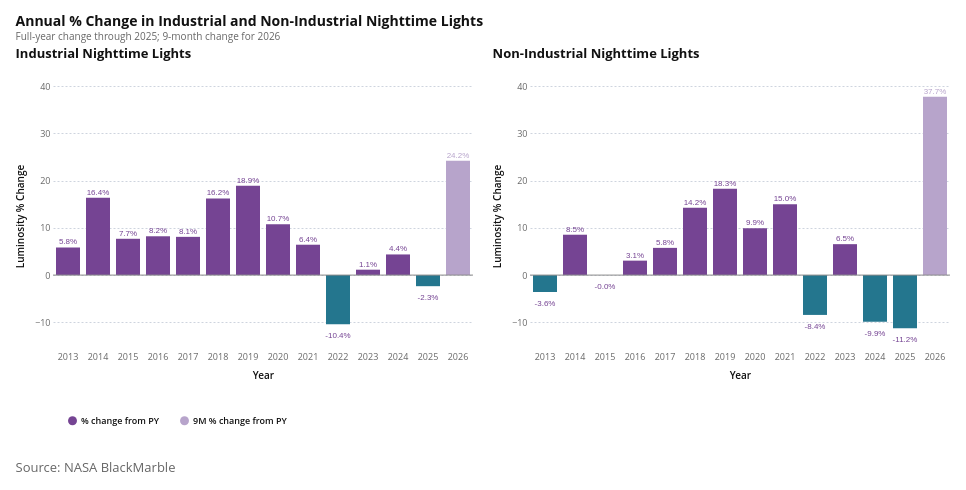

Notebook source saved alongside this figure:
### Markdown cell above
### 2.2 Percentage Change in Industrial vs Non-Industrial Areas

### Code cell
# Fig 2.2: Percentage Change in Industrial vs Non-Industrial Areas
REPORT_MAX_MONTH = max_month
ntl_corrected_report = prepare_ntl_corrected(ntl_monthly_adm0, REPORT_MAX_MONTH)
annual_ind_report = prepare_annual_yoy_with_partial(
    ntl_annual_adm0, ntl_corrected_report, "ntl_ind_5km_sum"
)
annual_noind_report = prepare_annual_yoy_with_partial(
    ntl_annual_adm0, ntl_corrected_report, "ntl_noind_5km_sum"
)


def annual_pct_chart_data(df, zone):
    full = (
        df[["year", "pct_change_full_year"]]
        .dropna()
        .query("year < @current_year")
        .rename(columns={"pct_change_full_year": "pct_change"})
        .assign(zone=zone, series="% change from PY")
    )
    partial = (
        df.loc[df["year"].eq(current_year), ["year", "pct_change_9months"]]
        .dropna()
        .rename(columns={"pct_change_9months": "pct_change"})
        .assign(zone=zone, series=f"{REPORT_MAX_MONTH}M % change from PY")
    )
    return pd.concat([full, partial], ignore_index=True).assign(
        label=lambda d: d["pct_change"].map(lambda v: f"{v:.1f}%"),
        sign=lambda d: np.where(d["pct_change"] >= 0, "increase", "decrease"),
    )


annual_industrial_chart_data = pd.concat(
    [
        annual_pct_chart_data(annual_ind_report, "Industrial Nighttime Lights"),
        annual_pct_chart_data(annual_noind_report, "Non-Industrial Nighttime Lights"),
    ],
    ignore_index=True,
)
write_ntl_sheet(annual_industrial_chart_data, "fig_2_2_ind_nonind_yoy")

annual_base = alt.Chart(annual_industrial_chart_data).encode(
    x=alt.X("year:O", title="Year", axis=alt.Axis(labelFontSize=9, titleFontSize=10)),
    y=alt.Y(
        "pct_change:Q",
        title="Luminosity % Change",
        axis=alt.Axis(labelFontSize=9, titleFontSize=10, grid=True, gridDash=[2, 2]),
    ),
    color=alt.Color(
        "series:N",
        title="",
        scale=alt.Scale(
            domain=["% change from PY", f"{REPORT_MAX_MONTH}M % change from PY"],
            range=["#754493", "#B7A4CB"],
        ),
        legend=alt.Legend(labelFontSize=9, symbolSize=80),
    ),
    tooltip=[
        alt.Tooltip("zone:N", title="Series"),
        alt.Tooltip("year:O", title="Year"),
        alt.Tooltip("series:N", title="Measure"),
        alt.Tooltip("pct_change:Q", format="+.1f", title="% Change"),
    ],
)

bars = annual_base.mark_bar().encode(
    color=alt.condition(
        alt.datum.pct_change < 0,
        alt.value("#24768E"),
        alt.Color(
            "series:N",
            scale=alt.Scale(
                domain=["% change from PY", f"{REPORT_MAX_MONTH}M % change from PY"],
                range=["#754493", "#B7A4CB"],
            ),
            legend=alt.Legend(labelFontSize=9, symbolSize=80),
        ),
    )
)
labels = annual_base.mark_text(
    fontSize=8, color="#666666", dy=alt.expr("datum.pct_change >= 0 ? -5 : 12")
).encode(text="label:N")
zero = (
    alt.Chart(pd.DataFrame({"zero": [0]})).mark_rule(color="#8A8A8A").encode(y="zero:Q")
)

ind_chart = (
    bars.transform_filter(alt.datum.zone == "Industrial Nighttime Lights")
    + labels.transform_filter(alt.datum.zone == "Industrial Nighttime Lights")
    + zero
).properties(
    width=420,
    height=260,
    title=alt.TitleParams(
        text="Industrial Nighttime Lights", fontSize=13, anchor="start"
    ),
)
noind_chart = (
    bars.transform_filter(alt.datum.zone == "Non-Industrial Nighttime Lights")
    + labels.transform_filter(alt.datum.zone == "Non-Industrial Nighttime Lights")
    + zero
).properties(
    width=420,
    height=260,
    title=alt.TitleParams(
        text="Non-Industrial Nighttime Lights", fontSize=13, anchor="start"
    ),
)

chart = (
    alt.hconcat(ind_chart, noind_chart)
    .resolve_scale(y="shared")
    .properties(
        title=alt.TitleParams(
            text="Annual % Change in Industrial and Non-Industrial Nighttime Lights",
            subtitle=f"Full-year change through {prev_year}; {REPORT_MAX_MONTH}-month change for {current_year}",
            fontSize=14,
            subtitleFontSize=10,
            anchor="start",
            offset=6,
        )
    )
)
chart = az.add_caption(chart, "Source: NASA BlackMarble")
chart.save(NTL_REPORT_DIR / "fig-2-2-industrial-nonindustrial-yoy.png", scale_factor=3)
chart

### Figure 1 — Vega-Lite specification as saved in the notebook (floating-point values rounded to 4 significant figures)
{"config": {"background": "white", "padding": 15, "mark": {"tooltip": true}, "point": {"filled": true, "size": 60, "stroke": "white", "strokeWidth": 1}, "circle": {"filled": true, "stroke": "white", "strokeWidth": 1}, "square": {"filled": true, "stroke": "white", "strokeWidth": 1}, "line": {"strokeWidth": 4, "strokeCap": "round", "strokeJoin": "round"}, "bar": {"cornerRadiusEnd": 0}, "area": {"opacity": 0.7}, "arc": {"stroke": "white", "strokeWidth": 1}, "rect": {"stroke": "#8A969F", "strokeWidth": 0.5}, "geoshape": {"stroke": "#666666", "strokeWidth": 0.3, "strokeJoin": "round", "strokeCap": "round"}, "title": {"font": "Open Sans, sans-serif", "fontSize": 18, "fontWeight": 700, "lineHeight": 22, "color": "#111111", "anchor": "start", "offset": 21, "subtitleFont": "Open Sans, sans-serif", "subtitleFontSize": 15, "subtitleFontWeight": 400, "subtitleLineHeight": 18, "subtitleColor": "#666666", "subtitlePadding": 3}, "axis": {"domain": false, "grid": true, "gridColor": "#CED4DE", "gridDash": [4, 2], "gridWidth": 1, "labelFont": "Open Sans, sans-serif", "labelFontSize": 13, "labelFontWeight": 400, "labelColor": "#666666", "labelPadding": 3, "tickColor": "#CED4DE", "tickSize": 5, "tickCount": 5, "titleFont": "Open Sans, sans-serif", "titleFontSize": 13, "titleFontWeight": 600, "titleColor": "#111111", "titlePadding": 9}, "axisX": {"grid": false, "tickSize": 0, "labelAngle": 0}, "axisY": {"domain": false, "ticks": false, "gridColor": "#CED4DE", "gridDash": [4, 2], "gridWidth": 1}, "axisQuantitative": {"tickCount": 5}, "axisBand": {"labelPadding": 6, "tickSize": 0}, "axisTemporal": {"grid": false}, "legend": {"labelFont": "Open Sans, sans-serif", "labelFontSize": 13, "labelFontWeight": 600, "labelColor": "#111111", "titleFont": "Open Sans, sans-serif", "titleFontSize": 13, "titleFontWeight": 600, "titleColor": "#111111", "titlePadding": 3, "symbolSize": 196, "symbolStrokeWidth": 0, "padding": 15, "offset": 21, "columnPadding": 21, "orient": "bottom", "labelLimit": 200, "titleLimit": 200}, "view": {"stroke": null, "continuousWidth": 600, "continuousHeight": 400}, "range": {"category": ["#34A7F2", "#FF9800", "#664AB6", "#4EC2C0", "#F3578E", "#081079", "#0C7C68", "#AA0000", "#DDDA21"], "diverging": ["#920000", "#BD6126", "#E3A763", "#EFEFEF", "#80BDE7", "#3587C3", "#025288"], "heatmap": ["#E3F6FD", "#75CCEC", "#089BD4", "#0169A1", "#023B6F"], "ordinal": ["#E3F6FD", "#75CCEC", "#089BD4", "#0169A1", "#023B6F"], "ramp": ["#E3F6FD", "#75CCEC", "#089BD4", "#0169A1", "#023B6F"]}, "scale": {"bandPaddingInner": 0.2, "bandPaddingOuter": 0.1, "pointPadding": 0.5}, "header": {"labelFont": "Open Sans, sans-serif", "labelFontSize": 13, "labelFontWeight": 600, "labelColor": "#111111", "titleFont": "Open Sans, sans-serif", "titleFontSize": 15, "titleFontWeight": 600, "titleColor": "#111111"}, "concat": {"spacing": 18}, "facet": {"spacing": 18}, "selection": {"point": {"on": "click", "clear": "dblclick"}, "interval": {"mark": {"fill": "#0071BC", "fillOpacity": 0.15, "stroke": "#0071BC", "strokeWidth": 1}}}}, "vconcat": [{"hconcat": [{"layer": [{"mark": {"type": "bar"}, "encoding": {"color": {"condition": {"test": "(datum.pct_change < 0)", "value": "#24768E"}, "field": "series", "legend": {"labelFontSize": 9, "symbolSize": 80}, "scale": {"domain": ["% change from PY", "9M % change from PY"], "range": ["#754493", "#B7A4CB"]}, "type": "nominal"}, "tooltip": [{"field": "zone", "title": "Series", "type": "nominal"}, {"field": "year", "title": "Year", "type": "ordinal"}, {"field": "series", "title": "Measure", "type": "nominal"}, {"field": "pct_change", "format": "+.1f", "title": "% Change", "type": "quantitative"}], "x": {"axis": {"labelFontSize": 9, "titleFontSize": 10}, "field": "year", "title": "Year", "type": "ordinal"}, "y": {"axis": {"grid": true, "gridDash": [2, 2], "labelFontSize": 9, "titleFontSize": 10}, "field": "pct_change", "title": "Luminosity % Change", "type": "quantitative"}}, "transform": [{"filter": "(datum.zone === 'Industrial Nighttime Lights')"}]}, {"mark": {"type": "text", "color": "#666666", "dy": {"expr": "datum.pct_change >= 0 ? -5 : 12"}, "fontSize": 8}, "encoding": {"color": {"field": "series", "legend": {"labelFontSize": 9, "symbolSize": 80}, "scale": {"domain": ["% change from PY", "9M % change from PY"], "range": ["#754493", "#B7A4CB"]}, "title": "", "type": "nominal"}, "text": {"field": "label", "type": "nominal"}, "tooltip": [{"field": "zone", "title": "Series", "type": "nominal"}, {"field": "year", "title": "Year", "type": "ordinal"}, {"field": "series", "title": "Measure", "type": "nominal"}, {"field": "pct_change", "format": "+.1f", "title": "% Change", "type": "quantitative"}], "x": {"axis": {"labelFontSize": 9, "titleFontSize": 10}, "field": "year", "title": "Year", "type": "ordinal"}, "y": {"axis": {"grid": true, "gridDash": [2, 2], "labelFontSize": 9, "titleFontSize": 10}, "field": "pct_change", "title": "Luminosity % Change", "type": "quantitative"}}, "transform": [{"filter": "(datum.zone === 'Industrial Nighttime Lights')"}]}, {"data": {"name": "data-42990c68f268a11fa16682fcd3437a6f"}, "mark": {"type": "rule", "color": "#8A8A8A"}, "encoding": {"y": {"field": "zero", "type": "quantitative"}}}], "height": 260, "title": {"text": "Industrial Nighttime Lights", "anchor": "start", "fontSize": 13}, "width": 420}, {"layer": [{"mark": {"type": "bar"}, "encoding": {"color": {"condition": {"test": "(datum.pct_change < 0)", "value": "#24768E"}, "field": "series", "legend": {"labelFontSize": 9, "symbolSize": 80}, "scale": {"domain": ["% change from PY", "9M % change from PY"], "range": ["#754493", "#B7A4CB"]}, "type": "nominal"}, "tooltip": [{"field": "zone", "title": "Series", "type": "nominal"}, {"field": "year", "title": "Year", "type": "ordinal"}, {"field": "series", "title": "Measure", "type": "nominal"}, {"field": "pct_change", "format": "+.1f", "title": "% Change", "type": "quantitative"}], "x": {"axis": {"labelFontSize": 9, "titleFontSize": 10}, "field": "year", "title": "Year", "type": "ordinal"}, "y": {"axis": {"grid": true, "gridDash": [2, 2], "labelFontSize": 9, "titleFontSize": 10}, "field": "pct_change", "title": "Luminosity % Change", "type": "quantitative"}}, "transform": [{"filter": "(datum.zone === 'Non-Industrial Nighttime Lights')"}]}, {"mark": {"type": "text", "color": "#666666", "dy": {"expr": "datum.pct_change >= 0 ? -5 : 12"}, "fontSize": 8}, "encoding": {"color": {"field": "series", "legend": {"labelFontSize": 9, "symbolSize": 80}, "scale": {"domain": ["% change from PY", "9M % change from PY"], "range": ["#754493", "#B7A4CB"]}, "title": "", "type": "nominal"}, "text": {"field": "label", "type": "nominal"}, "tooltip": [{"field": "zone", "title": "Series", "type": "nominal"}, {"field": "year", "title": "Year", "type": "ordinal"}, {"field": "series", "title": "Measure", "type": "nominal"}, {"field": "pct_change", "format": "+.1f", "title": "% Change", "type": "quantitative"}], "x": {"axis": {"labelFontSize": 9, "titleFontSize": 10}, "field": "year", "title": "Year", "type": "ordinal"}, "y": {"axis": {"grid": true, "gridDash": [2, 2], "labelFontSize": 9, "titleFontSize": 10}, "field": "pct_change", "title": "Luminosity % Change", "type": "quantitative"}}, "transform": [{"filter": "(datum.zone === 'Non-Industrial Nighttime Lights')"}]}, {"data": {"name": "data-42990c68f268a11fa16682fcd3437a6f"}, "mark": {"type": "rule", "color": "#8A8A8A"}, "encoding": {"y": {"field": "zero", "type": "quantitative"}}}], "height": 260, "title": {"text": "Non-Industrial Nighttime Lights", "anchor": "start", "fontSize": 13}, "width": 420}], "resolve": {"scale": {"y": "shared"}}, "title": {"text": "Annual % Change in Industrial and Non-Industrial Nighttime Lights", "anchor": "start", "fontSize": 14, "offset": 6, "subtitle": "Full-year change through 2025; 9-month change for 2026", "subtitleFontSize": 10}}], "data": {"name": "data-1944f14b0752cf086be4aa2e4bd0b047"}, "title": {"text": "Source: NASA BlackMarble", "anchor": "start", "color": "#666666", "font": "Open Sans, sans-serif", "fontSize": 13, "fontWeight": 400, "lineHeight": 20, "offset": 21, "orient": "bottom"}, "$schema": "https://vega.github.io/schema/vega-lite/v6.1.0.json", "datasets": {"data-1944f14b0752cf086be4aa2e4bd0b047": [{"year": 2013, "pct_change": 5.837, "zone": "Industrial Nighttime Lights", "series": "% change from PY", "label": "5.8%", "sign": "increase"}, {"year": 2014, "pct_change": 16.37, "zone": "Industrial Nighttime Lights", "series": "% change from PY", "label": "16.4%", "sign": "increase"}, {"year": 2015, "pct_change": 7.682, "zone": "Industrial Nighttime Lights", "series": "% change from PY", "label": "7.7%", "sign": "increase"}, {"year": 2016, "pct_change": 8.211, "zone": "Industrial Nighttime Lights", "series": "% change from PY", "label": "8.2%", "sign": "increase"}, {"year": 2017, "pct_change": 8.088, "zone": "Industrial Nighttime Lights", "series": "% change from PY", "label": "8.1%", "sign": "increase"}, {"year": 2018, "pct_change": 16.22, "zone": "Industrial Nighttime Lights", "series": "% change from PY", "label": "16.2%", "sign": "increase"}, {"year": 2019, "pct_change": 18.92, "zone": "Industrial Nighttime Lights", "series": "% change from PY", "label": "18.9%", "sign": "increase"}, {"year": 2020, "pct_change": 10.75, "zone": "Industrial Nighttime Lights", "series": "% change from PY", "label": "10.7%", "sign": "increase"}, {"year": 2021, "pct_change": 6.425, "zone": "Industrial Nighttime Lights", "series": "% change from PY", "label": "6.4%", "sign": "increase"}, {"year": 2022, "pct_change": -10.39, "zone": "Industrial Nighttime Lights", "series": "% change from PY", "label": "-10.4%", "sign": "decrease"}, {"year": 2023, "pct_change": 1.142, "zone": "Industrial Nighttime Lights", "series": "% change from PY", "label": "1.1%", "sign": "increase"}, {"year": 2024, "pct_change": 4.367, "zone": "Industrial Nighttime Lights", "series": "% change from PY", "label": "4.4%", "sign": "increase"}, {"year": 2025, "pct_change": -2.347, "zone": "Industrial Nighttime Lights", "series": "% change from PY", "label": "-2.3%", "sign": "decrease"}, {"year": 2026, "pct_change": 24.18, "zone": "Industrial Nighttime Lights", "series": "9M % change from PY", "label": "24.2%", "sign": "increase"}, {"year": 2013, "pct_change": -3.582, "zone": "Non-Industrial Nighttime Lights", "series": "% change from PY", "label": "-3.6%", "sign": "decrease"}, {"year": 2014, "pct_change": 8.541, "zone": "Non-Industrial Nighttime Lights", "series": "% change from PY", "label": "8.5%", "sign": "increase"}, {"year": 2015, "pct_change": -0.004755, "zone": "Non-Industrial Nighttime Lights", "series": "% change from PY", "label": "-0.0%", "sign": "decrease"}, {"year": 2016, "pct_change": 3.057, "zone": "Non-Industrial Nighttime Lights", "series": "% change from PY", "label": "3.1%", "sign": "increase"}, {"year": 2017, "pct_change": 5.757, "zone": "Non-Industrial Nighttime Lights", "series": "% change from PY", "label": "5.8%", "sign": "increase"}, {"year": 2018, "pct_change": 14.25, "zone": "Non-Industrial Nighttime Lights", "series": "% change from PY", "label": "14.2%", "sign": "increase"}, {"year": 2019, "pct_change": 18.29, "zone": "Non-Industrial Nighttime Lights", "series": "% change from PY", "label": "18.3%", "sign": "increase"}, {"year": 2020, "pct_change": 9.931, "zone": "Non-Industrial Nighttime Lights", "series": "% change from PY", "label": "9.9%", "sign": "increase"}, {"year": 2021, "pct_change": 14.98, "zone": "Non-Industrial Nighttime Lights", "series": "% change from PY", "label": "15.0%", "sign": "increase"}, {"year": 2022, "pct_change": -8.426, "zone": "Non-Industrial Nighttime Lights", "series": "% change from PY", "label": "-8.4%", "sign": "decrease"}, {"year": 2023, "pct_change": 6.544, "zone": "Non-Industrial Nighttime Lights", "series": "% change from PY", "label": "6.5%", "sign": "increase"}, {"year": 2024, "pct_change": -9.854, "zone": "Non-Industrial Nighttime Lights", "series": "% change from PY", "label": "-9.9%", "sign": "decrease"}, {"year": 2025, "pct_change": -11.22, "zone": "Non-Industrial Nighttime Lights", "series": "% change from PY", "label": "-11.2%", "sign": "decrease"}, {"year": 2026, "pct_change": 37.72, "zone": "Non-Industrial Nighttime Lights", "series": "9M % change from PY", "label": "37.7%", "sign": "increase"}], "data-42990c68f268a11fa16682fcd3437a6f": [{"zero": 0}]}}
